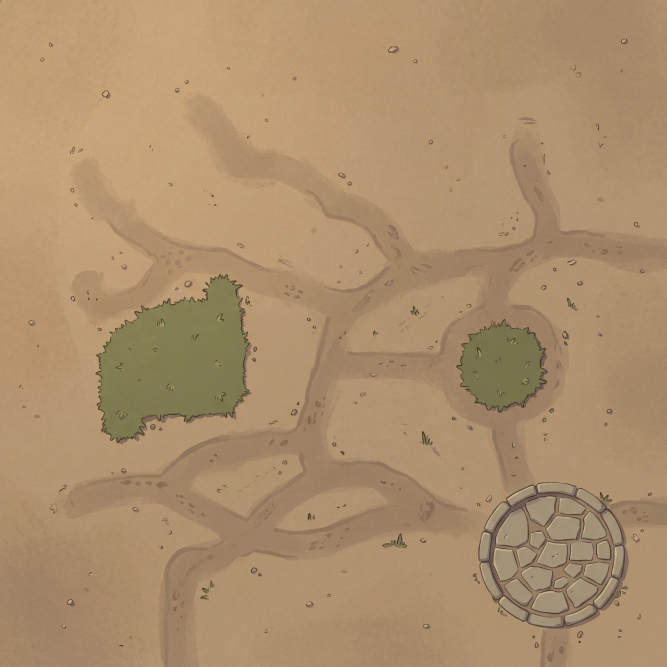
#> input picture ArtSource/Original/ground/map_ground_v2.webp, 2000 x 2000 px (shown at 1/3 size)
$ python map_ground_patch.py
#> lines starting #> are read from the running program, lines starting #| are printed output that depends on the picture; after the words box and inside, x2 and y2 are one past the last pixel; in counts of white or black regions, pixels touching at a corner belong together
#> in main, a is the input picture: shape (2000, 2000, 3); mean R, G, B 172.3, 143, 108.8
# 생성한 맵 바닥 원본에서 지정한 구역(풀뭉텅이, 돌 광장)을 지우고 둘레 흙으로 자연스럽게 메우는 스크립트
# 사용: Tools/pixeloe-env/Scripts/python.exe ArtSource/map_ground_patch.py
# 결과(map_ground_v2_edit.png)를 map_ground_pixelize.py에 넣는다.
from pathlib import Path

import cv2
import numpy as np
from PIL import Image

ROOT = Path(__file__).resolve().parent.parent
DIR = ROOT / "ArtSource/Original/ground"
SRC = DIR / "map_ground_v2.webp"
DST = DIR / "map_ground_v2_edit.png"

# 지울 구역(원본 2000px 기준). 사용자가 v2에서 왼쪽 풀뭉텅이와 분수대 쪽 돌 광장만 빼 달라고 했다.
GRASS_BOX = (260, 800, 780, 1360)       # 왼쪽 풀뭉텅이를 감싸는 상자(x0, y0, x1, y1)
STONE_CENTER, STONE_RADIUS = (1658, 1662), 236   # 돌 광장 원(테두리 돌 포함)
OUTLINE = 16          # 풀 외곽선, 그림자까지 덮게 넓히는 폭(px)
CLEAN_BOX = (800, 60, 1400, 360)   # 길, 풀 없이 흙만 있는 자리. 메운 곳에 입힐 흙 결을 여기서 가져온다
ZONES = ROOT / "Docs/floor_mock/map_conti_zones_v2.png"   # v2를 뽑은 구역 그림. 길 자리를 여기서 안다
ZONE_PATH = (168, 144, 108)
PATH_MARGIN = 30      # 생성 그림의 길이 구역 그림보다 조금 넓거나 비켜 그려져서 넓혀 뺀다(px)
BASE_SIGMA = 40       # 흙 바탕색을 둘레에서 모을 때 흐림 폭. 넓은 밝기 흐름(가장자리 어둑함)이 이어진다
# 처음에는 둘레 그림을 그대로 번지게 메웠더니 길, 풀 외곽선의 회색이 번져 얼룩이 되었다. 길과 지울 구역 둘레는 빼고 흙만 모은다.
FEATHER = 31          # 메운 곳과 원래 그림의 경계를 섞는 폭(홀수). 넓게 두어 끊긴 길 끝이 원본 길 끝처럼 흐리게 사라진다


def grass_mask(a: np.ndarray) -> np.ndarray:
    hsv = cv2.cvtColor(a, cv2.COLOR_RGB2HSV)
#> hsv: shape (2000, 2000, 3); mean H, S, V 16.2, 93.9, 172.3
    m = ((hsv[..., 0] > 25) & (hsv[..., 0] < 75) & (hsv[..., 1] > 50)).astype(np.uint8)
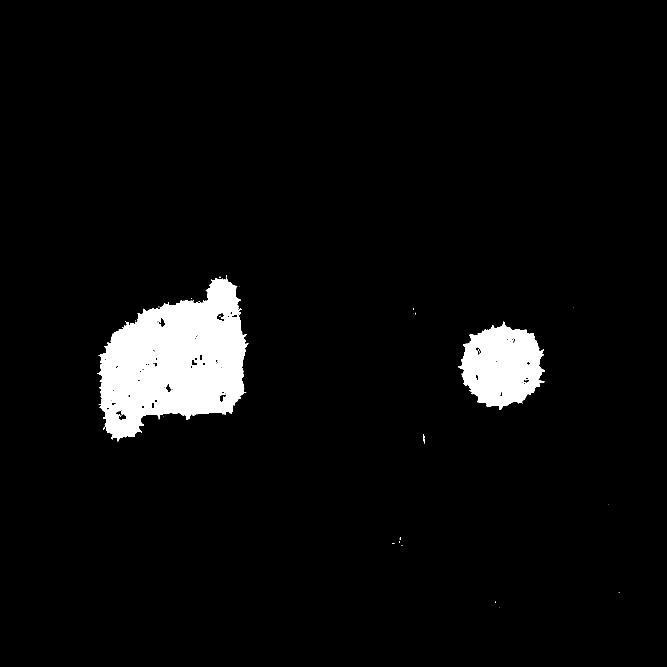
#> m: shape (2000, 2000) (shown at 1/3 size); values 0 (black) and 1 (white), 4.6% white; 37 white regions (33 under 20 px), largest, box (x1, y1, x2, y2) and area: (292, 834, 745, 1325) 136482, (1374, 965, 1635, 1229) 45234, (1269, 1303, 1275, 1330) 80, (714, 926, 725, 934) 34
    box = np.zeros_like(m)
    x0, y0, x1, y1 = GRASS_BOX
    box[y0:y1, x0:x1] = 1
    m &= box
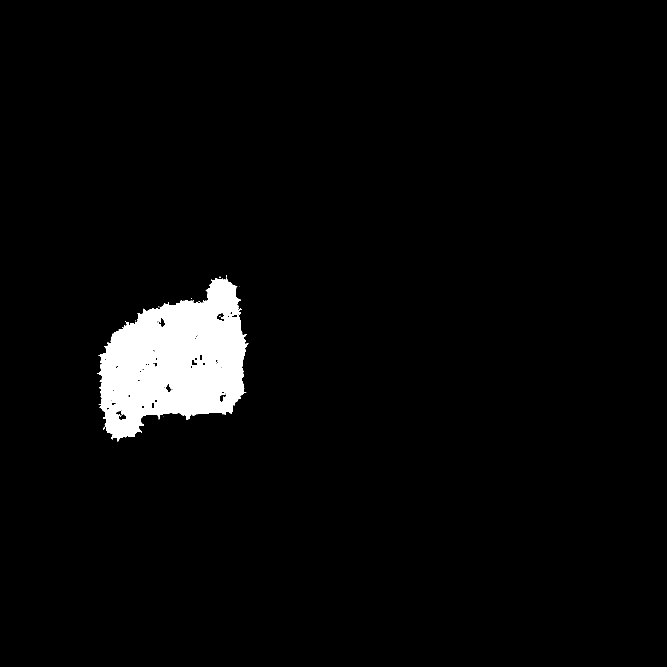
#> m: shape (2000, 2000) (shown at 1/3 size); values 0 (black) and 1 (white), 3.4% white; 21 white regions (19 under 20 px), largest, box (x1, y1, x2, y2) and area: (292, 834, 745, 1325) 136482, (714, 926, 725, 934) 34
    # 풀 사이 구멍을 메우고 외곽선, 그림자까지 넓힌다
    m = cv2.morphologyEx(m, cv2.MORPH_CLOSE, cv2.getStructuringElement(cv2.MORPH_ELLIPSE, (25, 25)))
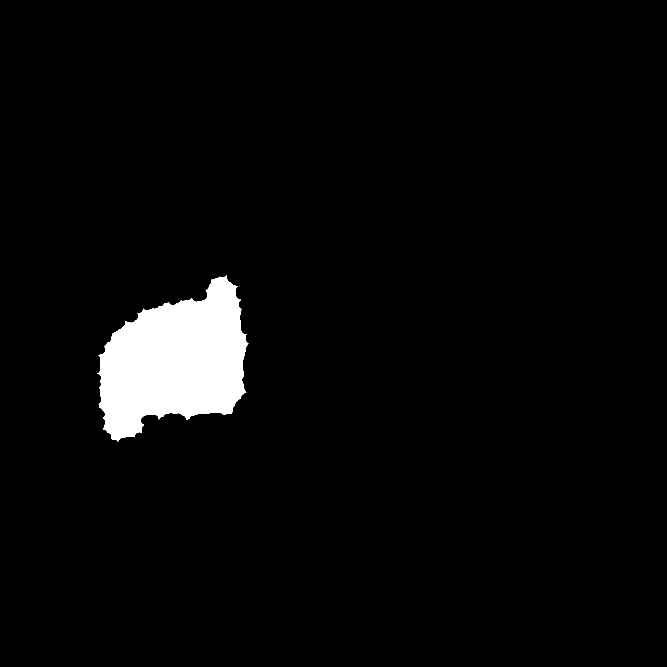
#> m: shape (2000, 2000) (shown at 1/3 size); values 0 (black) and 1 (white), 3.6% white; 2 white regions (1 under 20 px), largest, box (x1, y1, x2, y2) and area: (292, 825, 745, 1325) 143964
    n, lab, stats, _ = cv2.connectedComponentsWithStats(m, 8)
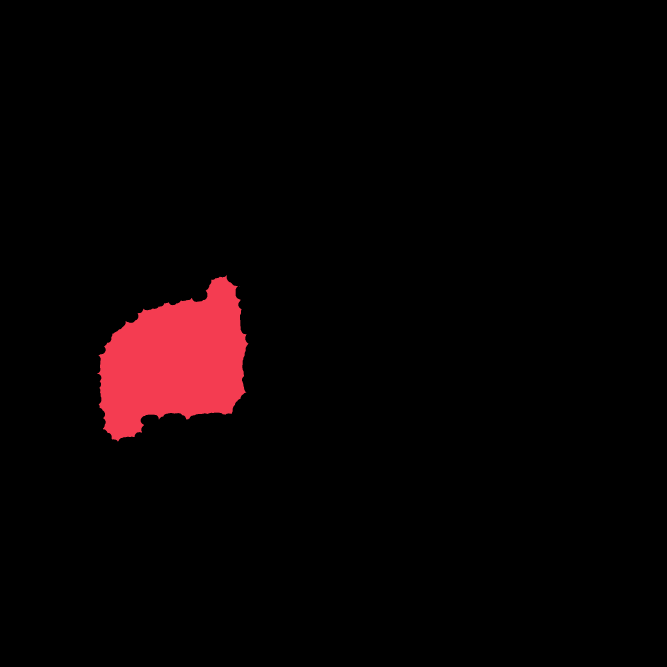
#> lab: shape (2000, 2000) int32 (shown at 1/3 size); 3 distinct labels, from 0 to 2; one colour per label, 0 black
#> n = 3; stats = [[0, 0, 2000, 2000, 3856035], [292, 825, 453, 500, 143964], [718, 858, 1, 1, 1]]
    keep = np.zeros(n, bool)
#> keep = [False, False, False]
    keep[1:] = stats[1:, cv2.CC_STAT_AREA] >= 5000
    m = keep[lab].astype(np.uint8)
    return cv2.dilate(m, cv2.getStructuringElement(cv2.MORPH_ELLIPSE, (OUTLINE * 2 + 1, OUTLINE * 2 + 1)))
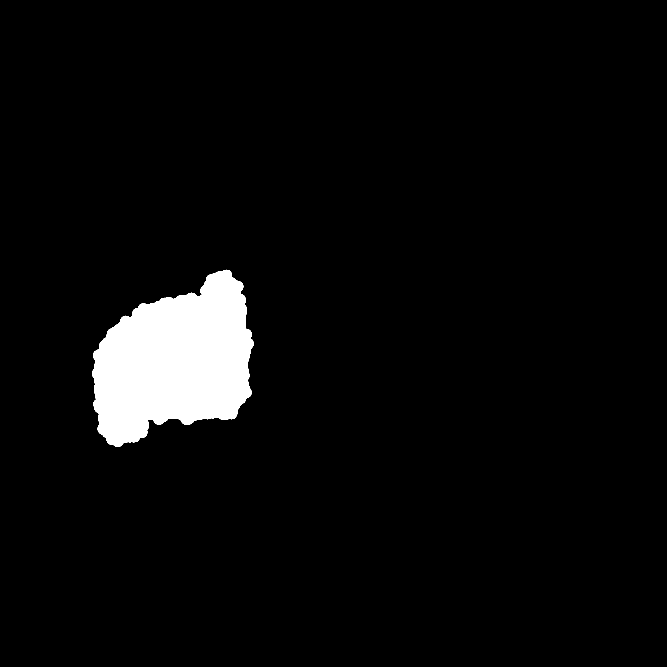
#> returned value: shape (2000, 2000) (shown at 1/3 size); values 0 (black) and 1 (white), 4.3% white; 1 white region, box (x1, y1, x2, y2) and area: (276, 809, 761, 1341) 173966


def stone_mask(shape) -> np.ndarray:
#> called with shape = (2000, 2000, 3)
    m = np.zeros(shape[:2], np.uint8)
#> m: shape (2000, 2000); every value is 0
    cv2.circle(m, STONE_CENTER, STONE_RADIUS, 1, -1)
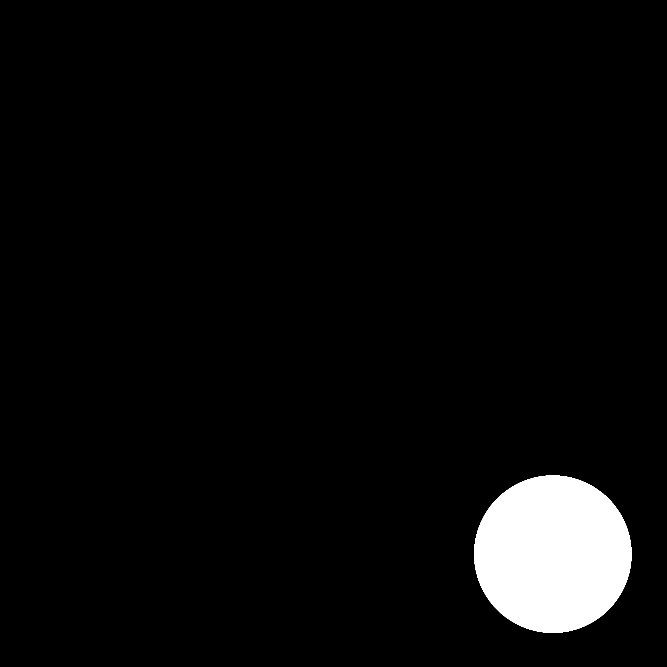
#> m: shape (2000, 2000) (shown at 1/3 size); values 0 (black) and 1 (white), 4.4% white; 1 white region, box (x1, y1, x2, y2) and area: (1422, 1426, 1895, 1899) 174921
    return m


def texture(shape) -> np.ndarray:
    # 깨끗한 흙의 잔 결(원본 - 흐린 원본)만 떼어 거울 반복으로 그림 크기만큼 깐다
    x0, y0, x1, y1 = CLEAN_BOX
    a = np.asarray(Image.open(SRC).convert("RGB")).astype(np.float32)[y0:y1, x0:x1]
    detail = a - cv2.GaussianBlur(a, (0, 0), 12)
    h, w = shape[:2]
    rows = []
    for ty in range(0, h, detail.shape[0]):
        row = []
        for tx in range(0, w, detail.shape[1]):
            t = detail
            if (tx // detail.shape[1]) % 2:
                t = t[:, ::-1]
            if (ty // detail.shape[0]) % 2:
                t = t[::-1]
            row.append(t)
        rows.append(np.concatenate(row, 1))
    return np.concatenate(rows, 0)[:h, :w]


def main() -> None:
    a = np.asarray(Image.open(SRC).convert("RGB"))
    mask = grass_mask(a) | stone_mask(a.shape)
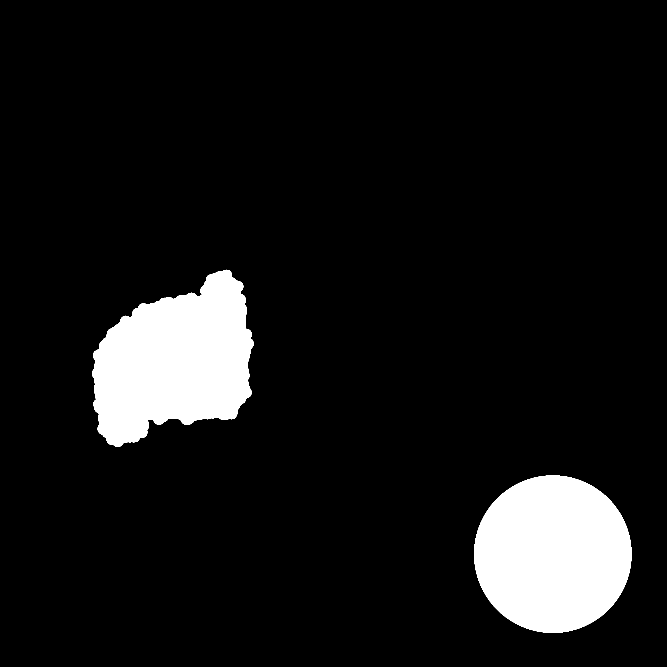
#> mask: shape (2000, 2000) (shown at 1/3 size); values 0 (black) and 1 (white), 8.7% white; 2 white regions, box (x1, y1, x2, y2) and area: (1422, 1426, 1895, 1899) 174921, (276, 809, 761, 1341) 173966
    h, w = mask.shape
#> h = 2000; w = 2000
#> (the run stopped early here; a loop or call above may not have finished)

$ run again, with ArtSource/Original/ground/map_ground_v3.webp copied over ArtSource/Original/ground/map_ground_v2.webp
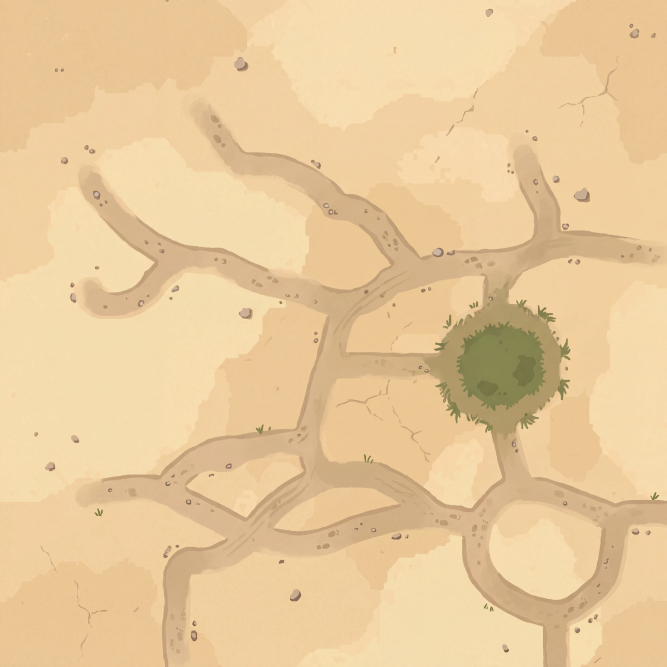
#> input picture ArtSource/Original/ground/map_ground_v3.webp, 2000 x 2000 px (shown at 1/3 size)
#> in main, a is the input picture: shape (2000, 2000, 3); mean R, G, B 232.9, 201.6, 155.2
#> hsv: shape (2000, 2000, 3); mean H, S, V 18, 85.5, 232.9
#> in grass_mask, `m = ((hsv[..., 0] > 25) & (hsv[..., 0] < 75) & (hsv[..., 1] > 50)).ast..`:
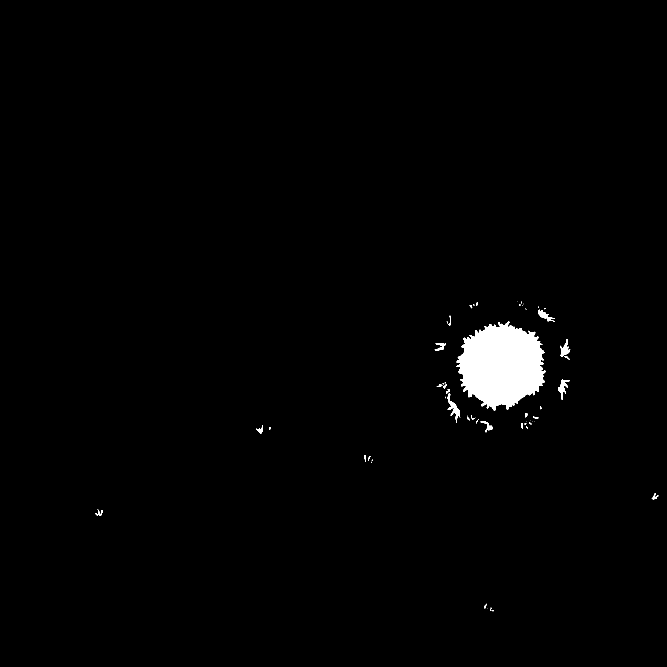
#> m: shape (2000, 2000) (shown at 1/3 size); values 0 (black) and 1 (white), 1.4% white; 61 white regions (30 under 20 px), largest, box (x1, y1, x2, y2) and area: (1369, 964, 1637, 1232) 49602, (1343, 1180, 1381, 1269) 947, (1680, 1017, 1711, 1079) 755
#> lab: shape (2000, 2000) int32; values 0 (black) and 1 (white), 0% white; 1 white region, box (x1, y1, x2, y2) and area: (769, 1285, 780, 1299) 85
#> n = 2; stats = [[0, 0, 2000, 2000, 3999915], [769, 1285, 11, 14, 85]]

$ run again, with ArtSource/Original/ground/map_ground_v4.webp copied over ArtSource/Original/ground/map_ground_v2.webp
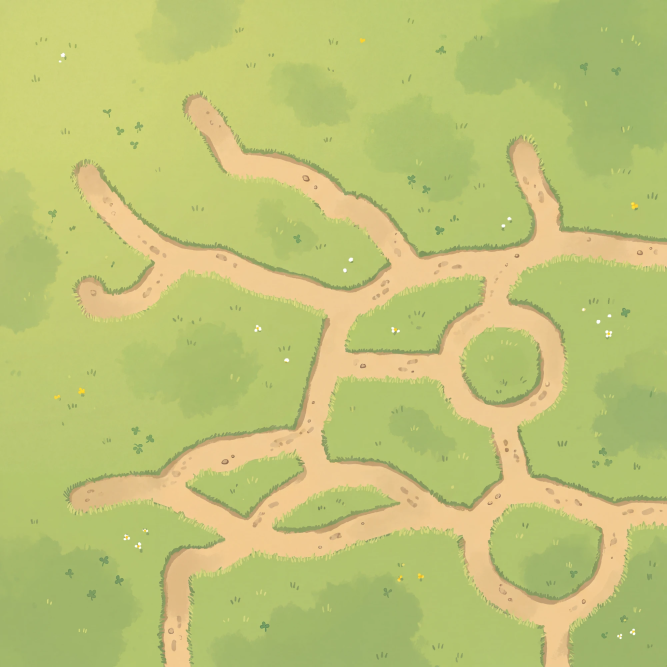
#> input picture ArtSource/Original/ground/map_ground_v4.webp, 2000 x 2000 px (shown at 1/3 size)
#> in main, a is the input picture: shape (2000, 2000, 3); mean R, G, B 189.4, 195.6, 117.8
#> hsv: shape (2000, 2000, 3); mean H, S, V 32.6, 106.7, 202.2
#> in grass_mask, `m = ((hsv[..., 0] > 25) & (hsv[..., 0] < 75) & (hsv[..., 1] > 50)).ast..`:
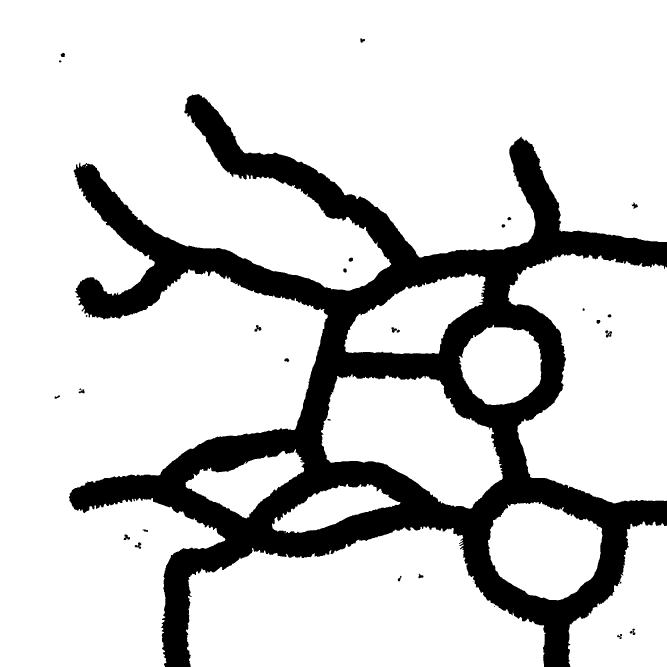
#> m: shape (2000, 2000) (shown at 1/3 size); values 0 (black) and 1 (white), 81.6% white; 43 black regions (11 under 20 px), largest, box (x1, y1, x2, y2) and area: (207, 282, 2000, 2000) 733570, (763, 975, 784, 995) 216, (404, 1627, 424, 1646) 190
#> lab: shape (2000, 2000) int32; 3 distinct labels, from 0 to 2
#> n = 3; stats = [[0, 0, 2000, 2000, 3750442], [260, 800, 195, 87, 10707], [260, 808, 520, 552, 238851]]
#> in main, `mask = grass_mask(a) | stone_mask(a.shape)`:
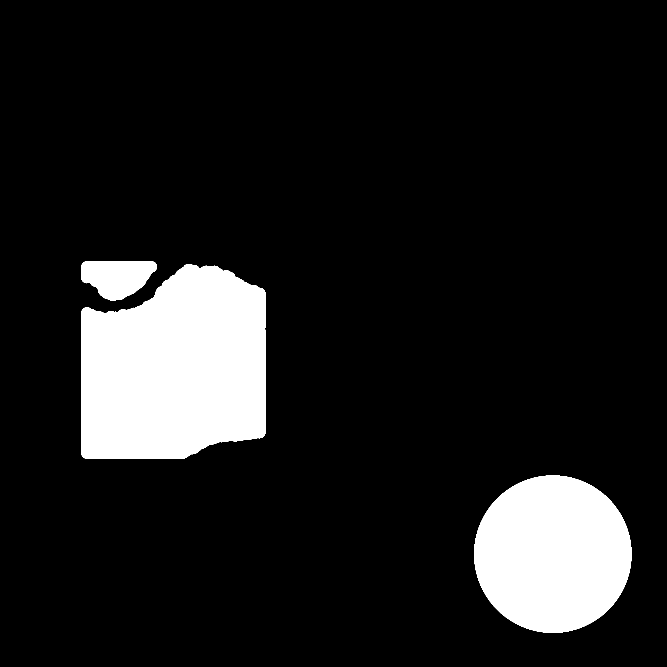
#> mask: shape (2000, 2000) (shown at 1/3 size); values 0 (black) and 1 (white), 11.6% white; 3 white regions, box (x1, y1, x2, y2) and area: (244, 792, 796, 1376) 271755, (1422, 1426, 1895, 1899) 174921, (244, 784, 471, 903) 19307
